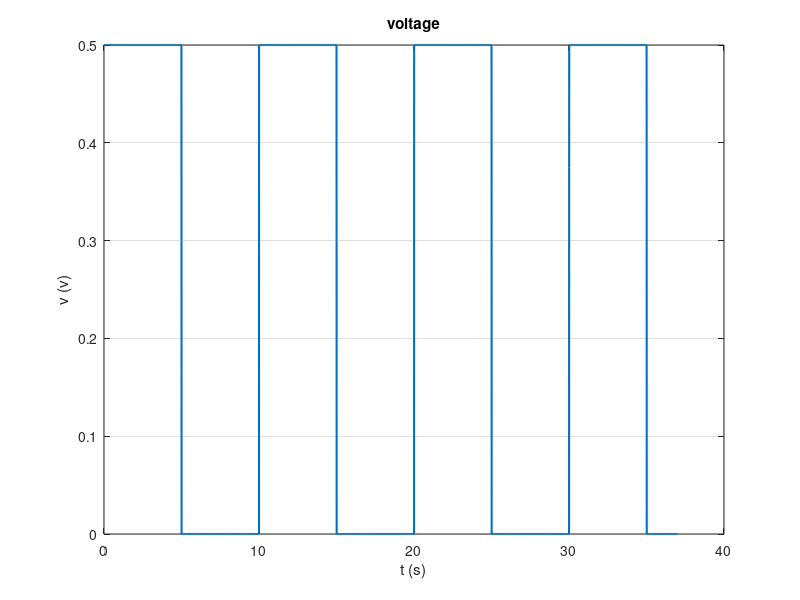
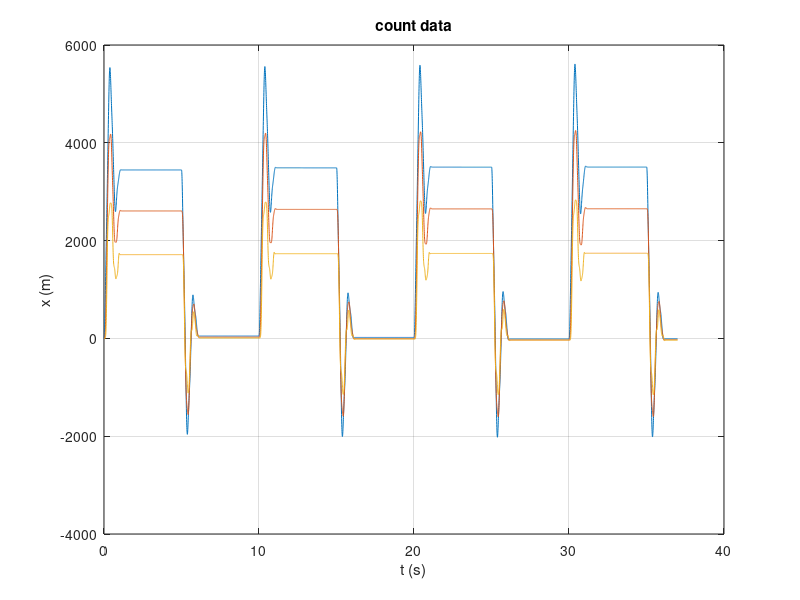
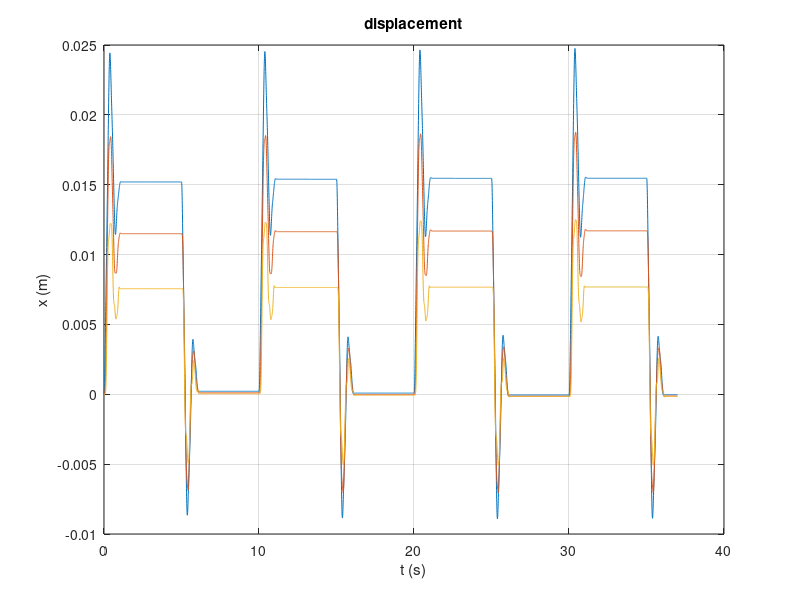
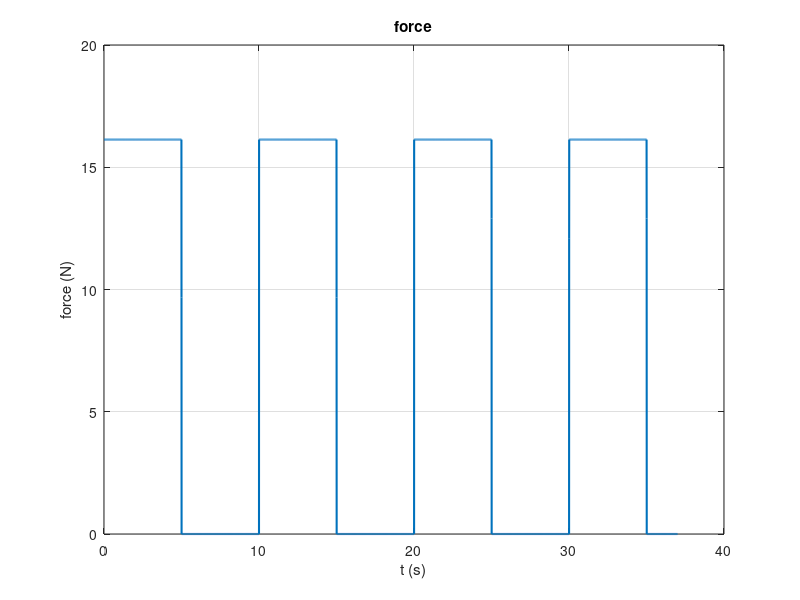

MATLAB code for these plots, in order: (Note: this script raises an error after producing the figures.)
%% %%%%%%%%%%%%%%%%%%%%%%%%%%%%%%%%%%%%%%%%%%%%%%%%%%%%%%%%%%%%%%%%%%%%%%%%%%%%%%%%%%%%%%%%%%%%%%%%%%%%%%%%%%%%%%%%%%%%%%%%%%%%%%%%%%%%%%%%%%%%
clear all; 
close all; 
clc;
%% Load data

load data_steps;
%load data_sine_sweep_slow;
%load data_impulses;

%% plot data
%plot voltage
figure
plot(t,v,'LineWidth',1.5)
xlabel('t (s)');ylabel('v (v)');
grid
title('voltage')

% plot count data
figure
plot(t,x1,t,x2,t,x3)
xlabel('t (s)');ylabel('x (m)');
grid
title('count data')

%% converision encoder to displacement 
x1_disp = (0.0706/16000)*x1;
x2_disp = (0.0706/16000)*x2;
x3_disp = (0.0706/16000)*x3;

% plot output data
figure
plot(t,x1_disp,t,x2_disp,t,x3_disp)
xlabel('t (s)');ylabel('x (m)');
grid
title('displacement')

%% data
opt=[1.56483445633787 1.46129302395633 1.14572039215691 2.92303836642247 1.80534485104446 2.00428483595999 0.000574920346837634 0.000860953021574664 6.1456];

%force 
ka=2% [A/V]
kt=0.1 %[Nm/A]
kmp=26.25 %[1/m]
g_v= opt(9);
f1=(ka*kt*kmp)*g_v*v; %N
f2= zeros(size(f1));
f3= zeros(size(f1));

f= horzcat(f1,f2,f3);

figure
plot(t,f1,'LineWidth',1.5)
xlabel('t (s)');ylabel('force (N)');
grid
title('force')

%% transfer function 
m1=opt(1,1); %kg
m2=opt(1,2);
m3=opt(1,3);

k1=774; %N/m
k2=770;
k3=396;

c1=opt(1,4);  %N/s
c2=opt(1,5);
c3=opt(1,6);
c12=opt(1,7);
c23=opt(1,8);

Ts=0.005;

s = tf('s');
%Mass Matrix
M=[m1 0 0;
    0 m2 0;
    0 0 m3];
%Damping Matrix
C = [+c1+c12   -c12        0;
      -c12  +c2+c12+c23     -c23;
        0        -c23      +c3+c23];
%Stiffness Matrix
K=[k1 -k1 0;
    -k1 k1+k2 -k2;
    0 -k2 k2+k3];

D=M*s^2+C*s+K;

%D = [m1*s^2+c1*s+k1     -k1                            0;
%           -k1           m2*s^2+c2*s+k1+k2            -k2;
%            0          -k2                m3*s^2+c3*s+k2+k3]

G = inv(D)

X = lsim(G,f,t);

%% plot output data
figure
plot(t,x1_disp,t,X(:,1))
xlabel('t (s)');ylabel('x (m)');
grid
title('comparision')

%% compare
cost_func = 'NRMSE';
fit = goodnessOfFit(X(:,1),x1_disp,cost_func);
%%
g_dc = K\[g_v; 0; 0]